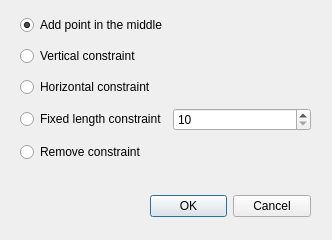
<?xml version="1.0" encoding="UTF-8"?>
<ui version="4.0">
 <class>Dialog</class>
 <widget class="QDialog" name="Dialog">
  <property name="geometry">
   <rect>
    <x>0</x>
    <y>0</y>
    <width>332</width>
    <height>240</height>
   </rect>
  </property>
  <property name="windowTitle">
   <string>Edit edge</string>
  </property>
  <widget class="QDialogButtonBox" name="buttonBox">
   <property name="geometry">
    <rect>
     <x>150</x>
     <y>190</y>
     <width>161</width>
     <height>32</height>
    </rect>
   </property>
   <property name="orientation">
    <enum>Qt::Horizontal</enum>
   </property>
   <property name="standardButtons">
    <set>QDialogButtonBox::Cancel|QDialogButtonBox::Ok</set>
   </property>
  </widget>
  <widget class="QWidget" name="gridLayoutWidget">
   <property name="geometry">
    <rect>
     <x>20</x>
     <y>10</y>
     <width>291</width>
     <height>161</height>
    </rect>
   </property>
   <layout class="QGridLayout" name="gridLayout">
    <item row="2" column="0">
     <widget class="QRadioButton" name="horizontal_radio_button">
      <property name="text">
       <string>Horizontal constraint</string>
      </property>
      <attribute name="buttonGroup">
       <string notr="true">radio_button_group</string>
      </attribute>
     </widget>
    </item>
    <item row="3" column="0">
     <widget class="QRadioButton" name="length_radio_button">
      <property name="text">
       <string>Fixed length constraint</string>
      </property>
      <attribute name="buttonGroup">
       <string notr="true">radio_button_group</string>
      </attribute>
     </widget>
    </item>
    <item row="0" column="0">
     <widget class="QRadioButton" name="mid_point_radio_button">
      <property name="text">
       <string>Add point in the middle</string>
      </property>
      <property name="checked">
       <bool>true</bool>
      </property>
      <attribute name="buttonGroup">
       <string notr="true">radio_button_group</string>
      </attribute>
     </widget>
    </item>
    <item row="3" column="1">
     <widget class="QSpinBox" name="length_spin_box">
      <property name="sizePolicy">
       <sizepolicy hsizetype="Minimum" vsizetype="Fixed">
        <horstretch>0</horstretch>
        <verstretch>0</verstretch>
       </sizepolicy>
      </property>
      <property name="wrapping">
       <bool>false</bool>
      </property>
      <property name="alignment">
       <set>Qt::AlignLeading|Qt::AlignLeft|Qt::AlignVCenter</set>
      </property>
      <property name="minimum">
       <number>10</number>
      </property>
      <property name="maximum">
       <number>1000</number>
      </property>
     </widget>
    </item>
    <item row="1" column="0">
     <widget class="QRadioButton" name="vertical_radio_button">
      <property name="text">
       <string>Vertical constraint</string>
      </property>
      <property name="checked">
       <bool>false</bool>
      </property>
      <attribute name="buttonGroup">
       <string notr="true">radio_button_group</string>
      </attribute>
     </widget>
    </item>
    <item row="4" column="0">
     <widget class="QRadioButton" name="remove_constraint_radio_button">
      <property name="text">
       <string>Remove constraint</string>
      </property>
      <attribute name="buttonGroup">
       <string notr="true">radio_button_group</string>
      </attribute>
     </widget>
    </item>
   </layout>
  </widget>
 </widget>
 <resources/>
 <connections>
  <connection>
   <sender>buttonBox</sender>
   <signal>accepted()</signal>
   <receiver>Dialog</receiver>
   <slot>accept()</slot>
   <hints>
    <hint type="sourcelabel">
     <x>248</x>
     <y>254</y>
    </hint>
    <hint type="destinationlabel">
     <x>157</x>
     <y>274</y>
    </hint>
   </hints>
  </connection>
  <connection>
   <sender>buttonBox</sender>
   <signal>rejected()</signal>
   <receiver>Dialog</receiver>
   <slot>reject()</slot>
   <hints>
    <hint type="sourcelabel">
     <x>316</x>
     <y>260</y>
    </hint>
    <hint type="destinationlabel">
     <x>286</x>
     <y>274</y>
    </hint>
   </hints>
  </connection>
 </connections>
 <buttongroups>
  <buttongroup name="radio_button_group"/>
 </buttongroups>
</ui>
